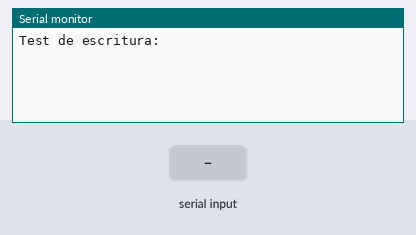
This sketch was run on a simulated Arduino Uno, built with avr-gcc and run on an emulated ATmega328P. Shown: the last lines printed to the serial monitor. The inputs (shaded band) are chosen by the test bench.

Above: at 1.2 s.
1.3 s: "1" received over Serial
At 2.2 s:
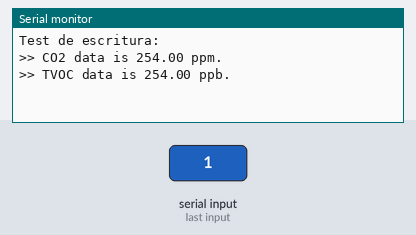
2.8 s: "0" received over Serial
At 3.5 s:
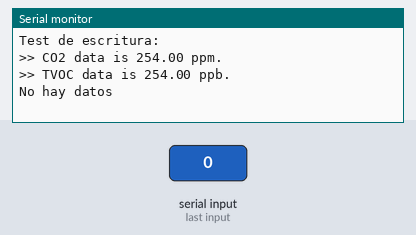

The sketch:

arduino.ino
```cpp
/*****************************************************

Prueba de las bibliotecas en Arduino IDE
Estudiantes: Sergio Rojas Calvo, Fabián Porras Castillo,
Iván Rojas Calvo

******************************************************/

#include "lib.h"

/*********************************************/
/*
  Prueba de lectura
*/
/********************************************/

// Prueba de escritura del sensor en monitor serial
float data = 0;
int valor = 0;

void setup(){
  Serial.begin(9600);
  Serial.print("Test de escritura: \n");
}

void loop(){

  //valor = Serial.parseInt();

  //si existe datos disponibles los leemos
  if (Serial.available() > 0 ){

  //leemos la opcion enviada
  if (Serial.read() == '1'){
  data = airquality3_generic_write(254);
  Serial.print(">> CO2 data is ");
  Serial.print(data);
  Serial.print(" ppm.\n");

  Serial.print(">> TVOC data is ");
  Serial.print(data);
  Serial.print(" ppb.\n");
  delay(1000);
    }

  else{
    Serial.println("No hay datos");
    delay(1000);
    }
  }
}

/*
float resultado = 0;

void setup() {
  Serial.begin(9600);
}

void loop() {
  Serial.print("Test de suma: \n");
  resultado = suma(5,3);
  Serial.println(resultado);
  delay(500);
}*/
```

lib.cpp
```cpp
#include "lib.h"
#include <Arduino.h>

float suma(float A,float B){
  float sum = 0;
  sum = A+B;
  return sum;
}
float resta(float A,float B){
  return A-B;
}
float multiplicacion(float A,float B){
  return A*B;
}

float airquality3_generic_write(float A){
  float airquality_data = 0;
  airquality_data = A;
  return A;
}
```

lib.h
```cpp
//#include _LIB //cambiar a un include
#ifndef _LIB //cambiar a un include
#define _LIB
#include <Arduino.h>

/*
#ifndef LIB_H_INCLUDED //cambiar a un include
#define LIB_H_INCLUDED

#ifndef _cplusplus
extern "C"{   // Es c corriendo en un ambiente en c++, usted hace muchas cosas pero solo me interesan las que esten descritas en c.
#endif

*/

  float suma(float A,float B);
  float resta(float A,float B);
  float multiplicacion(float A,float B);
  float airquality3_generic_write(float A);

/*
#ifdef _cplusplus
    }
#endif
*/

//#include  "lib.c"
#endif
```

Measured:
- after the input at 1.3 s, the serial monitor: prints a new line at once (image 1)
- after the input at 2.8 s, the serial monitor: prints a new line at once (image 2)
